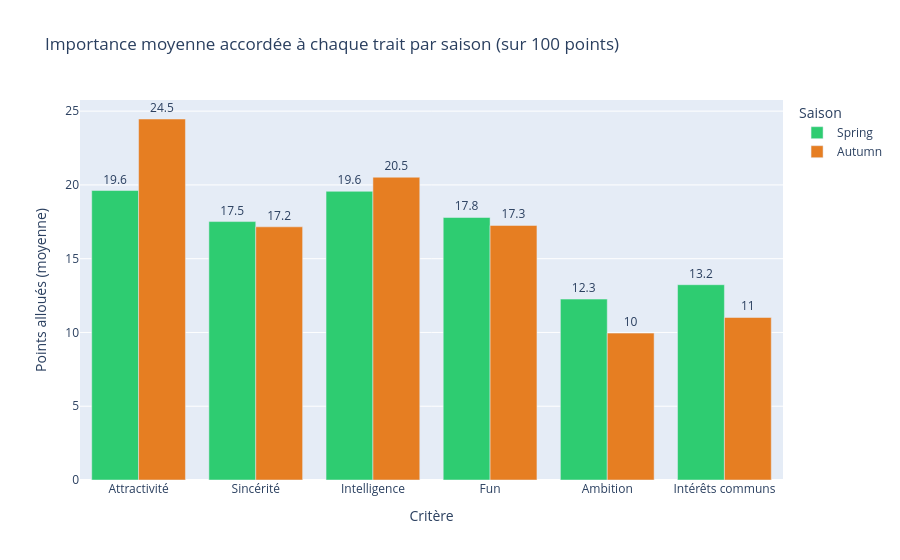

The notebook cell this image was saved under:
### Markdown cell above
## 6. Visualisation

### Code cell
# bar chart comparatif : moyennes Spring vs Autumn pour chaque trait
plot_data = pd.DataFrame({
    'Trait': LABELS * 2,
    'Saison': ['Spring'] * len(LABELS) + ['Autumn'] * len(LABELS),
    'Moyenne': [results_df[results_df['label']==l]['spring_mean'].values[0] for l in LABELS] +
               [results_df[results_df['label']==l]['autumn_mean'].values[0] for l in LABELS]
})

fig_bar = px.bar(
    plot_data,
    x='Trait',
    y='Moyenne',
    color='Saison',
    barmode='group',
    text=plot_data['Moyenne'].round(1),
    title="Importance moyenne accordée à chaque trait par saison (sur 100 points)",
    labels={'Moyenne': 'Points alloués (moyenne)', 'Trait': 'Critère'},
    color_discrete_map={'Spring': '#2ecc71', 'Autumn': '#e67e22'}
)
fig_bar.update_traces(textposition='outside')
fig_bar.show()

### Figure 1 — Plotly figure (JSON) as saved in the notebook; plotly's stock layout.template omitted (floating-point values rounded to 4 significant figures)
{"data": [{"alignmentgroup": "True", "hovertemplate": "Saison=Spring<br>Critère=%{x}<br>Points alloués (moyenne)=%{y}<br>text=%{text}<extra></extra>", "legendgroup": "Spring", "marker": {"color": "#2ecc71", "pattern": {"shape": ""}}, "name": "Spring", "offsetgroup": "Spring", "orientation": "v", "showlegend": true, "text": [19.6, 17.5, 19.6, 17.8, 12.3, 13.2], "textposition": "outside", "type": "bar", "x": ["Attractivité", "Sincérité", "Intelligence", "Fun", "Ambition", "Intérêts communs"], "xaxis": "x", "y": [19.62, 17.52, 19.57, 17.79, 12.26, 13.24], "yaxis": "y"}, {"alignmentgroup": "True", "hovertemplate": "Saison=Autumn<br>Critère=%{x}<br>Points alloués (moyenne)=%{y}<br>text=%{text}<extra></extra>", "legendgroup": "Autumn", "marker": {"color": "#e67e22", "pattern": {"shape": ""}}, "name": "Autumn", "offsetgroup": "Autumn", "orientation": "v", "showlegend": true, "text": [24.5, 17.2, 20.5, 17.3, 10, 11], "textposition": "outside", "type": "bar", "x": ["Attractivité", "Sincérité", "Intelligence", "Fun", "Ambition", "Intérêts communs"], "xaxis": "x", "y": [24.47, 17.16, 20.52, 17.25, 9.955, 11.02], "yaxis": "y"}], "layout": {"barmode": "group", "legend": {"title": {"text": "Saison"}, "tracegroupgap": 0}, "title": {"text": "Importance moyenne accordée à chaque trait par saison (sur 100 points)"}, "xaxis": {"anchor": "y", "domain": [0, 1], "title": {"text": "Critère"}}, "yaxis": {"anchor": "x", "domain": [0, 1], "title": {"text": "Points alloués (moyenne)"}}}}
